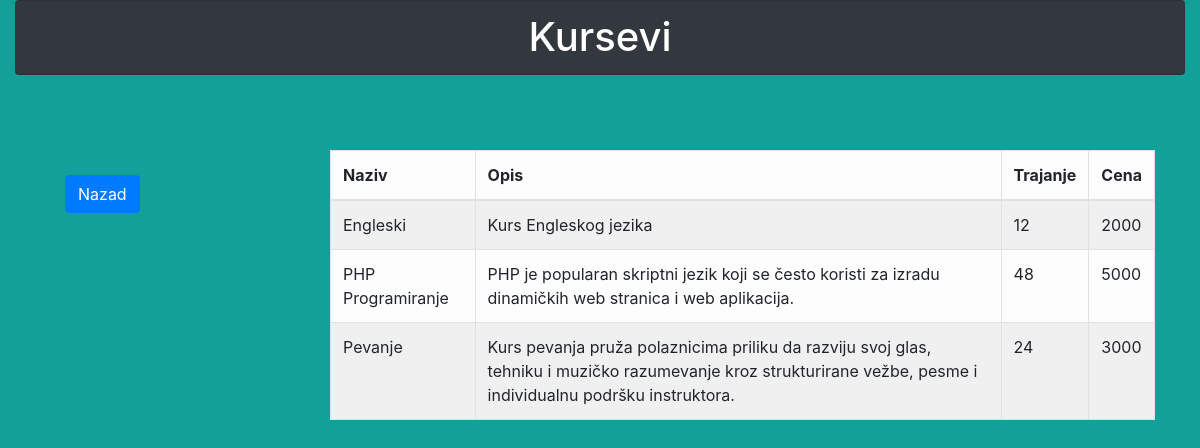
Screenshot of /kursevi.php with the database file from the repository.
### tables this page shows
CREATE TABLE `kursevi` (
  `KursID` int(11) NOT NULL,
  `Naziv` varchar(255) DEFAULT NULL,
  `Opis` text DEFAULT NULL,
  `Trajanje` int(11) DEFAULT NULL,
  `Cena` int(11) DEFAULT NULL,
  `PredavacID` int(255) NOT NULL
);

### kursevi.php (the view, shortened to what this page needs)
<!DOCTYPE html>
<html lang="en">
<head>
    <link rel="stylesheet" href="https://stackpath.bootstrapcdn.com/bootstrap/4.1.3/css/bootstrap.min.css">
    <link rel="stylesheet" href="./css/style.css">
</head>
<body>
    <div class="container-fluid fixed-top">
        <div class="card text-white bg-dark">
            <h1 class="card-header" style="text-align: center;">Kursevi</h1>
        </div>
    </div>
    <div class="container">
        <div class="row">
            <div class="col-3">
                <div class="card-body">
                    <button type="button" class="btn btn-primary"><a href="panel.php">Nazad</a></button>
                </div>
            </div>
            <div class="col-9">
                <table class="table table-bordered table-striped table-light">
                    <thead>
                        <tr>
                            <th scope="col">Naziv</th>
                            <th scope="col">Opis</th>
                            <th scope="col">Trajanje</th>
                            <th scope="col">Cena</th>
                        </tr>
                    </thead>
                    <tbody>
                        <?php
                        require("./php/dbconnection.php");
                        $sql = "SELECT * FROM kursevi";
                        $rezultat = $mysqli->query($sql);
                        while ($rez = mysqli_fetch_assoc($rezultat)) {
                            echo '<tr>';
                            echo '<td>' . $rez["Naziv"] . '</td>';
                            echo '<td>' . $rez["Opis"] . '</td>';
                            echo '<td>' . $rez["Trajanje"] . '</td>';
                            echo '<td>' . $rez["Cena"] . '</td>';
                            echo '</tr>';
                        }
                        ?>
                    </tbody>
                </table>
            </div>
        </div>
    </div>
</body>
</html>

### css/style.css (style rules this page uses)
body { background-color: #12a099; }
.container { margin-top: 150px; }
a { color: white; }
.btn { margin-bottom: 5px; margin-top: 5px; }

### rows the page displays
kursevi: Naziv "Engleski", Opis "Kurs Engleskog jezika", Trajanje "12", Cena "2000"
kursevi: Naziv "PHP Programiranje", Opis "PHP je popularan skriptni jezik koji se često koristi za izradu dinamičkih web stranica i web aplikacija.", Trajanje "48", Cena "5000"
kursevi: Naziv "Pevanje", Opis "Kurs pevanja pruža polaznicima priliku da razviju svoj glas, tehniku i muzičko razumevanje kroz strukturirane vežbe, pesme i individualnu podršku instruktora.", Trajanje "24", Cena "3000"
